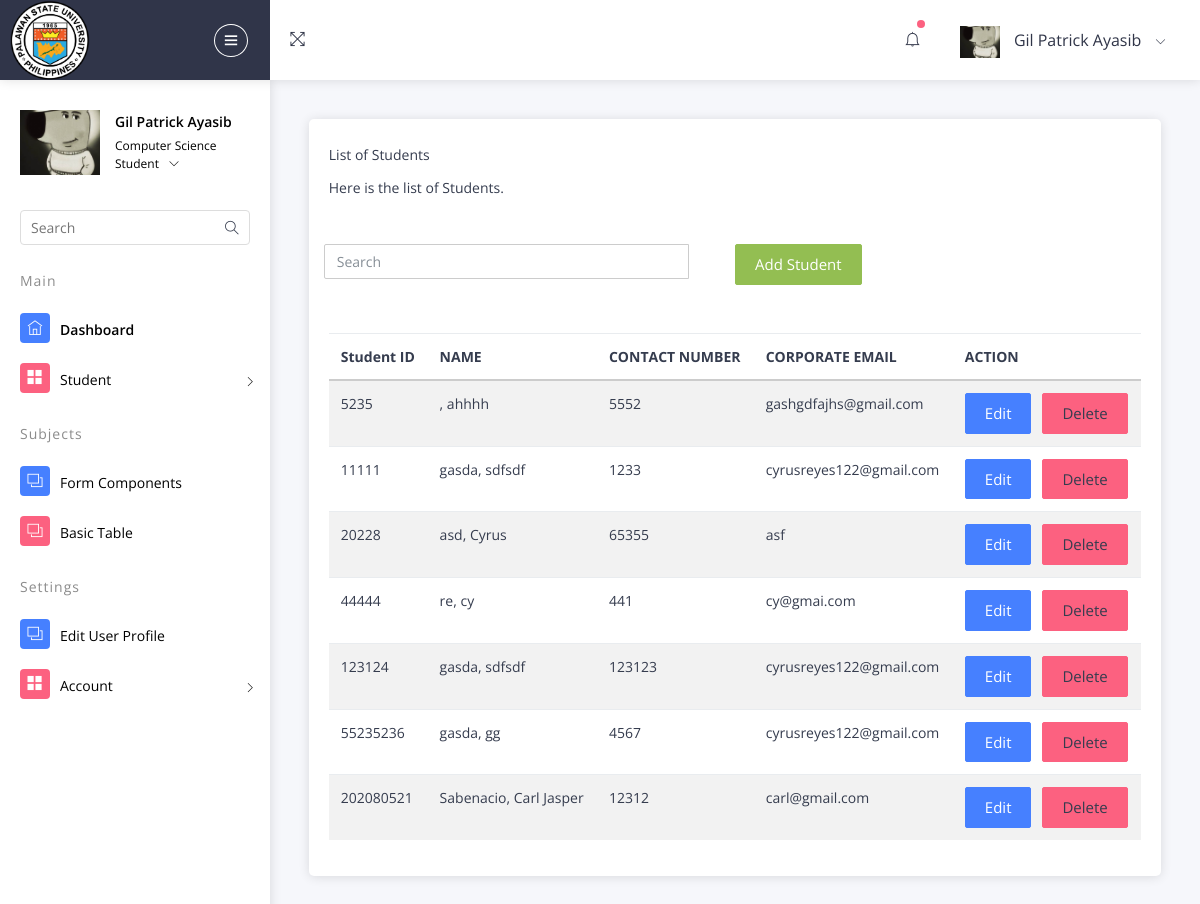
Page /admin/view-student.php on the committed database.
### tables this page shows
CREATE TABLE `students` (
  `studentID` int(10) NOT NULL,
  `firstName` varchar(50) NOT NULL,
  `lastName` varchar(50) NOT NULL,
  `middleName` varchar(50) NOT NULL,
  `dateofbirth` date NOT NULL,
  `address` varchar(75) NOT NULL,
  `contactNo` int(11) NOT NULL,
  `email` varchar(75) NOT NULL,
  `enrollmentYear` date NOT NULL
);

### admin/student/viewstudent.php (the view, shortened to what this page needs)
<?php
include 'database.php';
$query = "SELECT studentID, CONCAT(lastName, ', ', firstName) AS fullName, contactNo, email FROM students";
$stmt = $con->prepare($query);
$stmt->execute();
$result = $stmt->get_result();
if ($result->num_rows > 0) {
    while ($row = $result->fetch_assoc()) {
        echo "<tr>";
            echo "<td>" . $row['studentID'] . "</td>";
            echo "<td>" . $row['fullName'] . "</td>";
            echo "<td>" . $row['contactNo'] . "</td>";
            echo "<td>" . $row['email'] . "</td>";
            echo "<td>";
            echo "<a href='student-edit.php?studentid=" . $row['studentID'] . "' class='btn btn-primary'>Edit</a>";
            echo '<a onclick="deleteStudent(\'' . $row['studentID'] . '\')" class="btn btn-danger">Delete</a>';
            echo "</td>";
        echo "</tr>";
    }
} else {
    echo "No students found.";
}
?>

### admin/view-student.php (shortened to what this page needs)
<!DOCTYPE html>
<html lang="en">
<head>
      <link rel="stylesheet" type="text/css" href="../assets/css/bootstrap/css/bootstrap.min.css">
      <link rel="stylesheet" type="text/css" href="../assets/icon/themify-icons/themify-icons.css">
      <link rel="stylesheet" type="text/css" href="../ssets/icon/icofont/css/icofont.css">
      <link rel="stylesheet" type="text/css" href="../assets/css/style.css">
      <link rel="stylesheet" type="text/css" href="../assets/css/jquery.mCustomScrollbar.css">
  </head>
  <body>
    <div id="pcoded" class="pcoded">
        <div class="pcoded-container navbar-wrapper">
            <nav class="navbar header-navbar pcoded-header">
                <div class="navbar-wrapper">
                    <div class="navbar-logo">
                        <a class="mobile-menu" id="mobile-collapse" href="#!">
                            <i class="ti-menu"></i>
                        </a>
                        <a href="index.php">
                            <img class="img-80 img-radius" src="../assets/images/psu.png" alt="User-Profile-Image"></a>
                    </div>
                    <div class="navbar-container container-fluid">
                        <ul class="nav-left">
                            <li>
                                <a href="#!" onclick="javascript:toggleFullScreen()">
                                    <i class="ti-fullscreen"></i>
                                </a>
                            </li>
                        </ul>
                        <ul class="nav-right">
                            <li class="header-notification">
                                <a href="#!">
                                    <i class="ti-bell"></i>
                                    <span class="badge bg-c-pink"></span>
                                </a>
                            </li>
                            <li class="user-profile header-notification">
                                <a href="#!">
                                    <img src="../assets/images/image.png" class="img-radius" alt="User-Profile-Image">
                                    <span>Gil Patrick Ayasib</span>
                                    <i class="ti-angle-down"></i>
                                </a>
                            </li>
                        </ul>
                    </div>
                </div>
            </nav>
            <div class="pcoded-main-container">
                <div class="pcoded-wrapper">
                    <nav class="pcoded-navbar">
                        <div class="pcoded-inner-navbar main-menu">
                            <div class="">
                                <div class="main-menu-header">
                                    <img class="img-80 img-radius" src="../assets/images/image.png" alt="User-Profile-Image">
                                    <div class="user-details">
                                        <span>Gil Patrick Ayasib</span>
                                        <span id="more-details">Computer Science Student<i class="ti-angle-down"></i></span>
                                    </div>
                                </div>
                            </div>
                            <div class="pcoded-search">
                                <div class="pcoded-search-box ">
                                    <input type="text" placeholder="Search">
                                    <span class="search-icon"><i class="ti-search" aria-hidden="true"></i></span>
                                </div>
                            </div>
                            <div class="pcoded-navigatio-lavel" data-i18n="nav.category.navigation">Main</div>
                            <ul class="pcoded-item pcoded-left-item">
                                <li class="active">
                                    <a href="index.html">
                                        <span class="pcoded-micon"><i class="ti-home"></i><b>D</b></span>
                                        <span class="pcoded-mtext" data-i18n="nav.dash.main">Dashboard</span>
                                    </a>
                                </li>
                                <li class="pcoded-hasmenu">
                                    <a href="javascript:void(0)">
                                        <span class="pcoded-micon"><i class="ti-layout-grid2-alt"></i></span>
                                        <span class="pcoded-mtext"  data-i18n="nav.basic-components.main">Student</span>
                                    </a>
                                </li>
                            </ul>
                            <div class="pcoded-navigatio-lavel" data-i18n="nav.category.forms">Subjects</div>
                            <ul class="pcoded-item pcoded-left-item">
                                <li>
                                    <a href="form-elements-component.html">
                                        <span class="pcoded-micon"><i class="ti-layers"></i><b>FC</b></span>
                                        <span class="pcoded-mtext" data-i18n="nav.form-components.main">Form Components</span>
                                    </a>
                                </li>
                                <li>
                                    <a href="bs-basic-table.html">
                                        <span class="pcoded-micon"><i class="ti-layers"></i><b>FC</b></span>
                                        <span class="pcoded-mtext" data-i18n="nav.form-components.main">Basic Table</span>
                                    </a>
                                </li>
                            </ul>
                            <div class="pcoded-navigatio-lavel" data-i18n="nav.category.forms">Settings</div>
                            <ul class="pcoded-item pcoded-left-item">
                                <li>
                                    <a href="map-google.html">
                                        <span class="pcoded-micon"><i class="ti-layers"></i><b>FC</b></span>
                                        <span class="pcoded-mtext" data-i18n="nav.form-components.main">Edit User Profile</span>
                                    </a>
                                </li>
                                <li class="pcoded-hasmenu">
                                    <a href="javascript:void(0)">
                                        <span class="pcoded-micon"><i class="ti-layout-grid2-alt"></i></span>
                                        <span class="pcoded-mtext"  data-i18n="nav.basic-components.main">Account</span>
                                    </a>
                                </li>
                            </ul>
                    </nav>
                    <div class="pcoded-content">
                        <div class="pcoded-inner-content">
                            <div class="main-body">
                                <div class="page-wrapper">
                                    <div class="page-body">
                                    <div class="row">
        <div class="col-md-12">
          <div class="card">
            <div class="card-header">
              <div class="card-title">List of Students</div>
              <div class="card-category">Here is the list of Students.</div>
            </div>
            <br />
                <div class="col-md-12 row">
                <div class="col-md-6">
                  <form class="navbar-left navbar-form nav-search mr-md-3" action="{% url 'organization-list'%}">
                    <div class="input-group">
                      <input type="text" placeholder="Search" class="form-control" name="q" />
                    </div>
                    </form>
                </div>
                <div class="col-md-6">
                    <div class="pull-right">
                    <a href="student-add.php" class="btn btn-success btn-rounded">Add Student</a>
                    </div>
                </div>
                </div>
            <div class="card-body">
              <table class="table table-striped mt-3">
                <thead>
                  <tr>
                    <th scope="col">Student ID</th>
                    <th scope="col">NAME</th>
                    <th scope="col">CONTACT NUMBER</th>
                    <th scope="col">CORPORATE EMAIL</th>
                    <th scope="col">ACTION</th>
                  </tr>
                </thead>
                <tbody>
                    <?php
                    include 'viewstudent.php';
                    ?>
                </tbody>
              </table>
            </div>
          </div>
        </div>
      </div>
                                    </div>
                                    </div>
                                </div>
                            </div>
                        </div>
                    </div>
                </div>
            </div>
        </div>
</body>
</html>

### rows in the picture
students: studentID "5235", fullName ", ahhhh", contactNo "5552", email "gashgdfajhs@gmail.com"
students: studentID "11111", fullName "gasda, sdfsdf", contactNo "1233", email "cyrusreyes122@gmail.com"
students: studentID "20228", fullName "asd, Cyrus", contactNo "65355", email "asf"
students: studentID "44444", fullName "re, cy", contactNo "441", email "cy@gmai.com"
students: studentID "123124", fullName "gasda, sdfsdf", contactNo "123123", email "cyrusreyes122@gmail.com"
students: studentID "55235236", fullName "gasda, gg", contactNo "4567", email "cyrusreyes122@gmail.com"
students: studentID "202080521", fullName "Sabenacio, Carl Jasper", contactNo "12312", email "carl@gmail.com"
